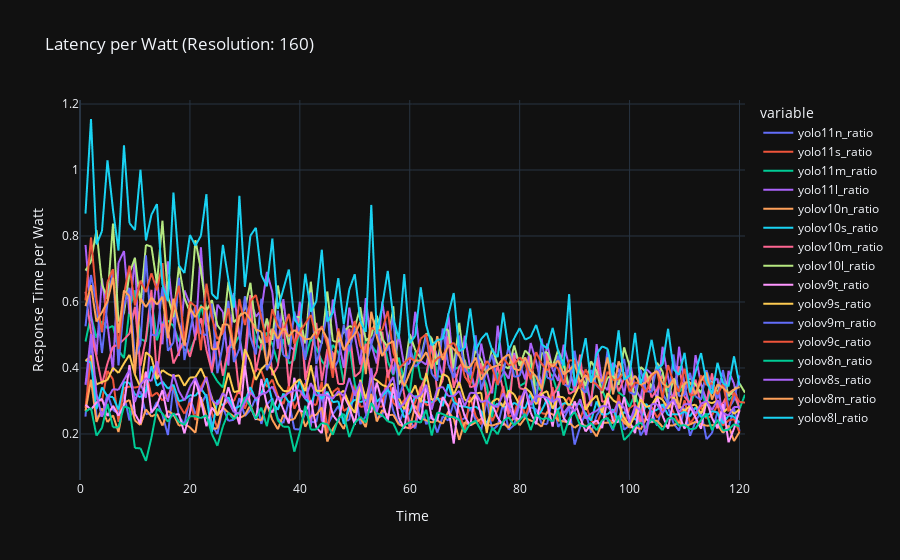
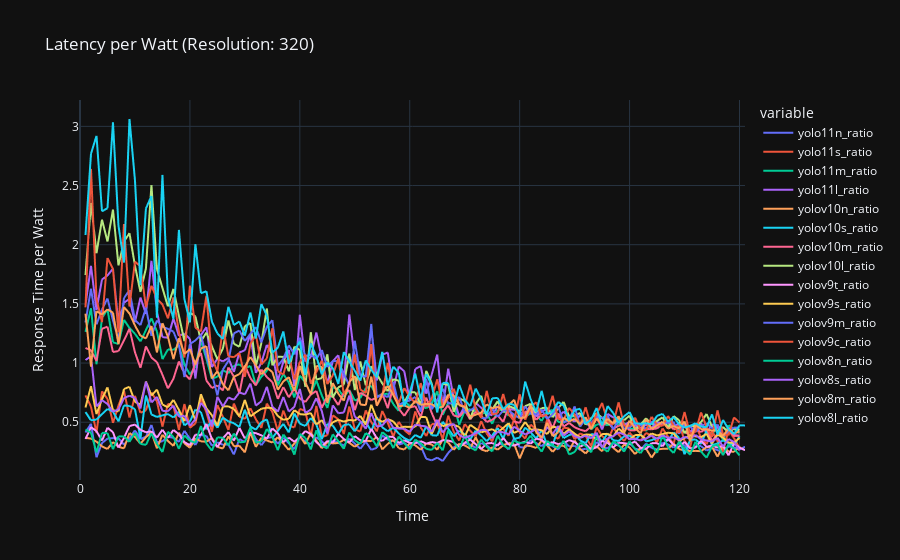

The notebook cell saved with these charts, in order:
### Code cell
import pandas as pd
import plotly.express as px

power_response_ratio = {}
for resolution, models in total_power.items():
    power_response_ratio[resolution] = {}
    for model in models.keys():
        power_df = pd.DataFrame(total_power[resolution][model])
        response_df = pd.DataFrame(response_time[resolution][model])
        if not power_df.empty and not response_df.empty:
            response_df_aligned, power_df_aligned = response_df.align(power_df, join='inner', axis=0)
            if not response_df_aligned.empty and not power_df_aligned.empty:
                power_response_ratio[resolution][model] = response_df_aligned.div(power_df_aligned.values, axis=0, level=0)

for resolution, models in sorted(power_response_ratio.items()):
    ratio_df = pd.concat(models, axis=1)
    ratio_df.columns = [f"{model}_ratio" for model in models.keys()]
    fig = px.line(ratio_df, title=f'Latency per Watt (Resolution: {resolution})')
    fig.update_layout(xaxis_title='Time', yaxis_title='Response Time per Watt')
    fig.show()
